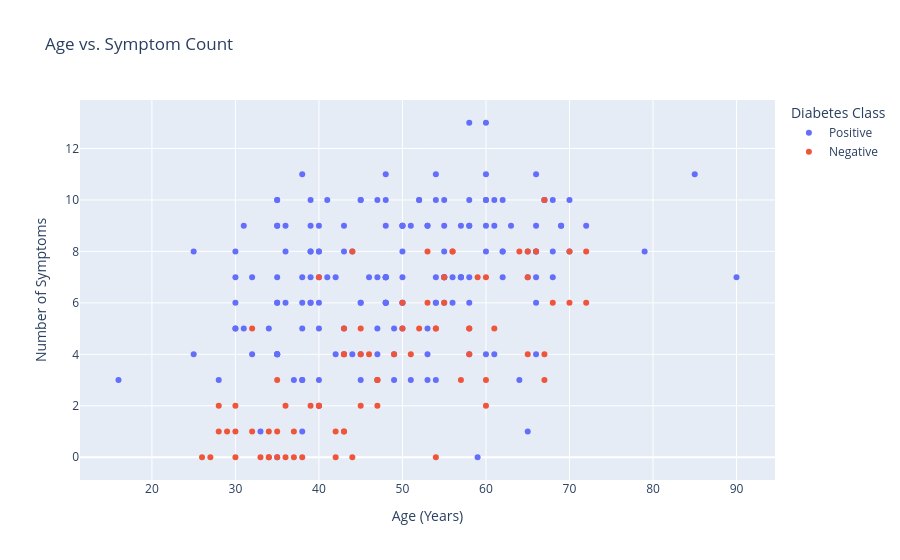

Notebook cell for this chart:
### Markdown cell above
***Visualization Type:*** Scatter Plot (Seaborn scatterplot)

***Purpose:*** To investigate the continuous relationship between an individual's age and the total number of symptoms they exhibit, while distinguishing between diabetic and non-diabetic classes.

***Insight:*** The scatter plot demonstrates that a high symptom count is strongly associated with a positive diabetes classification, independent of age. Diabetic individuals (Positive) consistently cluster in the upper half of the plot with 6 to 13 symptoms, while non-diabetic individuals (Negative) dominate the lower half with 0 to 6 symptoms, spanning evenly across ages 30 to 70.

### Code cell
fig = px.scatter(
    df,
    x="Age",
    y="Symptom Count",
    color="class",
    hover_data=["Gender"],
    title="Age vs. Symptom Count",
    labels={
        "Age": "Age (Years)",
        "Symptom Count": "Number of Symptoms",
        "class": "Diabetes Class"
    }
)

fig.show()

### Figure 1 — Plotly figure (JSON) as saved in the notebook; plotly's stock layout.template omitted (floating-point values rounded to 4 significant figures; data arrays with more than 128 entries replaced by an {"elided": "..."} marker saying what was removed)
{"data": [{"customdata": {"elided": "173x1 str values"}, "hovertemplate": "Diabetes Class=Positive<br>Age (Years)=%{x}<br>Number of Symptoms=%{y}<br>Gender=%{customdata[0]}<extra></extra>", "legendgroup": "Positive", "marker": {"color": "#636efa", "symbol": "circle"}, "mode": "markers", "name": "Positive", "orientation": "v", "showlegend": true, "type": "scatter", "x": {"elided": "173 int values"}, "xaxis": "x", "y": {"elided": "173 int values"}, "yaxis": "y"}, {"customdata": [["Male"], ["Male"], ["Male"], ["Male"], ["Male"], ["Male"], ["Male"], ["Male"], ["Male"], ["Male"], ["Male"], ["Male"], ["Male"], ["Male"], ["Male"], ["Male"], ["Male"], ["Male"], ["Male"], ["Male"], ["Male"], ["Male"], ["Male"], ["Male"], ["Male"], ["Male"], ["Male"], ["Male"], ["Male"], ["Male"], ["Male"], ["Male"], ["Male"], ["Male"], ["Male"], ["Male"], ["Male"], ["Male"], ["Male"], ["Male"], ["Male"], ["Male"], ["Male"], ["Male"], ["Male"], ["Male"], ["Male"], ["Female"], ["Female"], ["Female"], ["Female"], ["Female"], ["Female"], ["Female"], ["Male"], ["Male"], ["Male"], ["Male"], ["Male"], ["Male"], ["Male"], ["Male"], ["Female"], ["Female"], ["Female"], ["Male"], ["Male"], ["Male"], ["Male"], ["Male"], ["Male"], ["Male"], ["Male"], ["Male"], ["Male"], ["Male"], ["Female"], ["Male"]], "hovertemplate": "Diabetes Class=Negative<br>Age (Years)=%{x}<br>Number of Symptoms=%{y}<br>Gender=%{customdata[0]}<extra></extra>", "legendgroup": "Negative", "marker": {"color": "#EF553B", "symbol": "circle"}, "mode": "markers", "name": "Negative", "orientation": "v", "showlegend": true, "type": "scatter", "x": [40, 28, 37, 34, 30, 67, 60, 58, 54, 43, 39, 40, 43, 49, 47, 45, 57, 72, 27, 38, 43, 40, 55, 68, 29, 37, 30, 45, 47, 35, 32, 56, 50, 52, 26, 60, 65, 72, 30, 45, 65, 70, 35, 54, 46, 53, 42, 33, 55, 36, 28, 34, 65, 34, 64, 44, 36, 43, 53, 47, 58, 56, 51, 59, 50, 67, 70, 44, 35, 61, 60, 58, 54, 67, 66, 43, 32, 42], "xaxis": "x", "y": [7, 1, 0, 0, 0, 10, 3, 5, 5, 4, 2, 2, 1, 4, 2, 2, 3, 8, 0, 0, 5, 2, 7, 6, 1, 1, 2, 5, 3, 3, 1, 8, 6, 5, 0, 7, 7, 6, 1, 4, 8, 6, 1, 5, 4, 8, 1, 0, 6, 2, 2, 1, 4, 0, 8, 8, 0, 4, 6, 3, 4, 8, 4, 7, 5, 3, 8, 0, 0, 5, 2, 5, 0, 4, 8, 1, 5, 0], "yaxis": "y"}], "layout": {"legend": {"title": {"text": "Diabetes Class"}, "tracegroupgap": 0}, "title": {"text": "Age vs. Symptom Count"}, "xaxis": {"anchor": "y", "domain": [0, 1], "title": {"text": "Age (Years)"}}, "yaxis": {"anchor": "x", "domain": [0, 1], "title": {"text": "Number of Symptoms"}}}}
